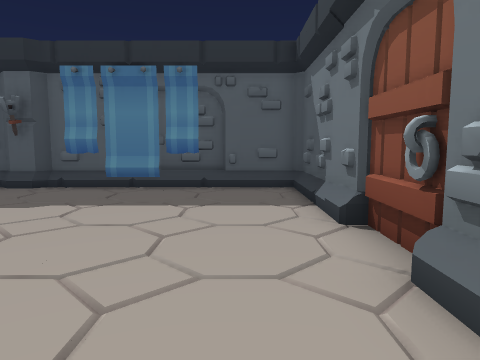
View 1 (above)

24 first-person views from a walk through a scene from a Unity 3-D project. The camera is 1.2 m above the floor, tilts 6° down and sees 70° across. The floor is counted in squares, 1 m on a side. Each view is taken from the middle of a square. On the plan, view 1 faces up. The plan holds only what a view shows up to about 14 squares ahead; the rest is blank. The player is left out. Some animated figures are not drawn.

View 2
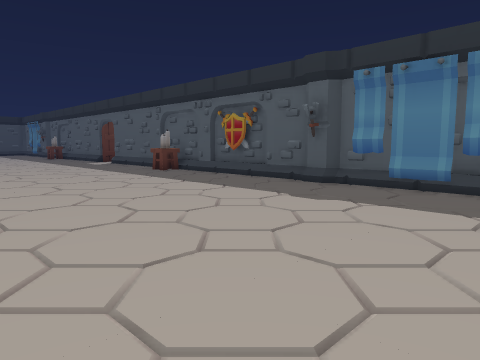

View 3
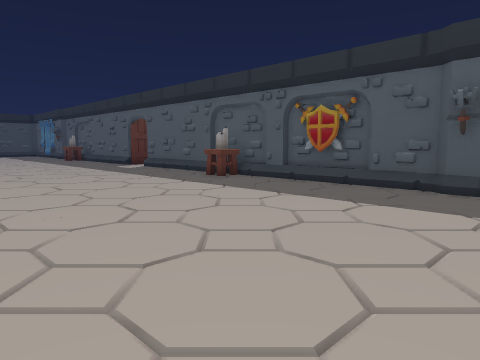

View 4
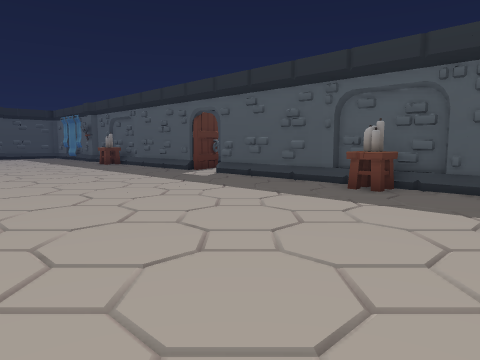

View 5
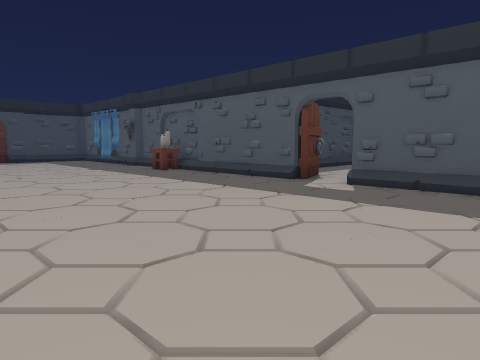

View 6
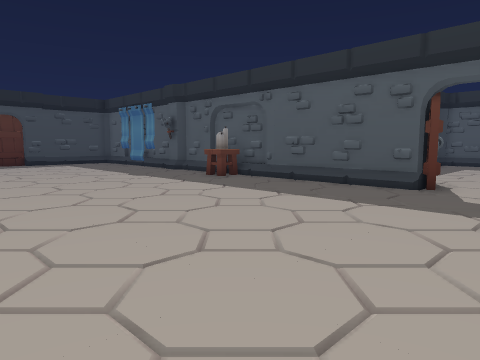

View 7
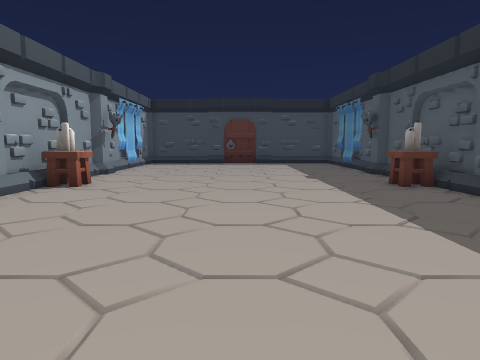

View 8
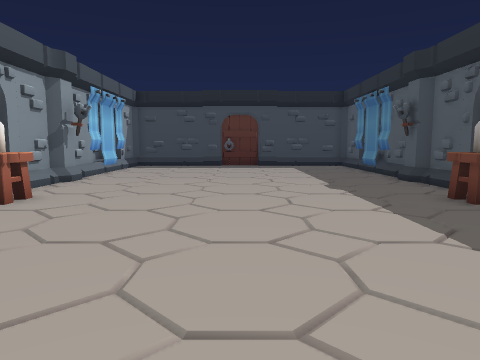

View 9
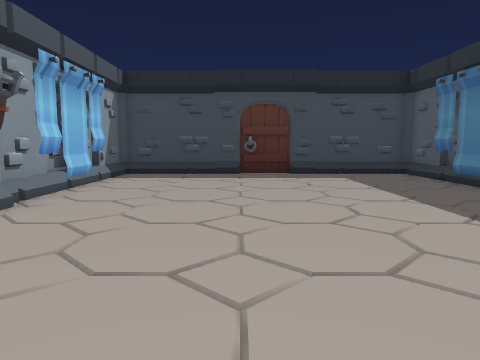

View 10
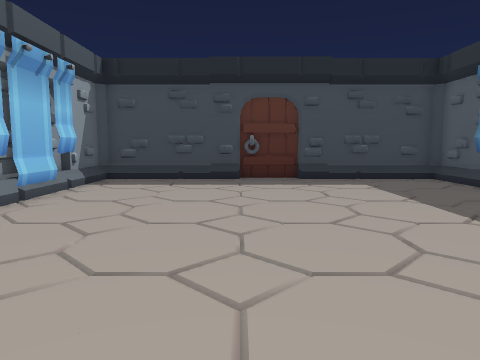

View 11
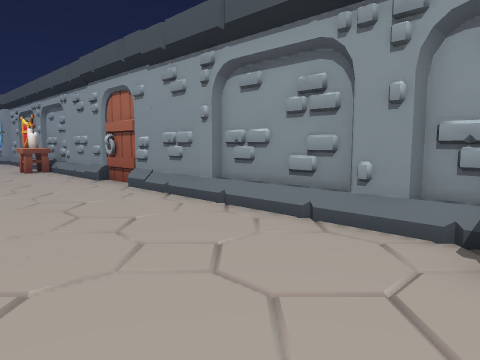

View 12
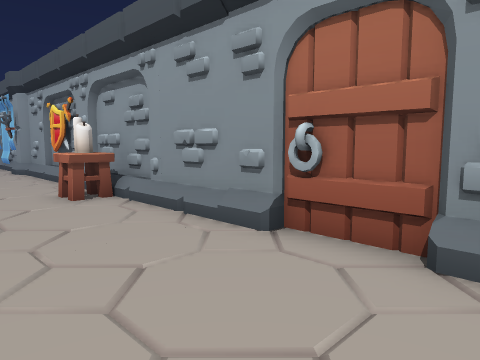

View 13
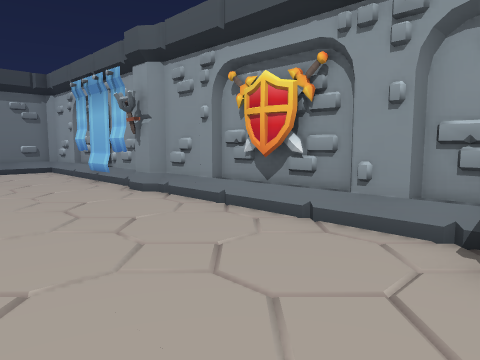

View 14
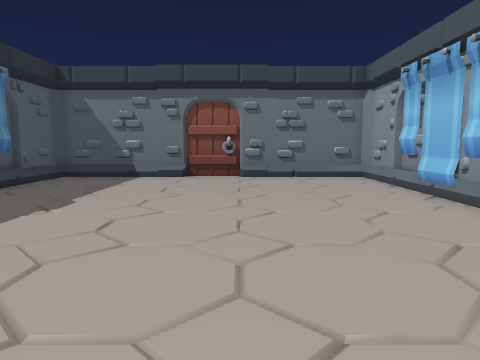

View 15
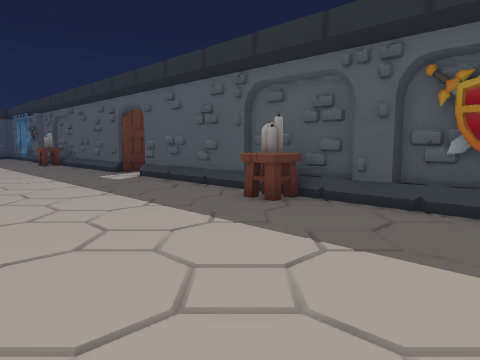

View 16
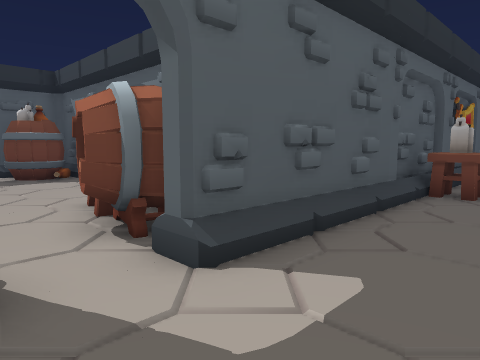

View 17
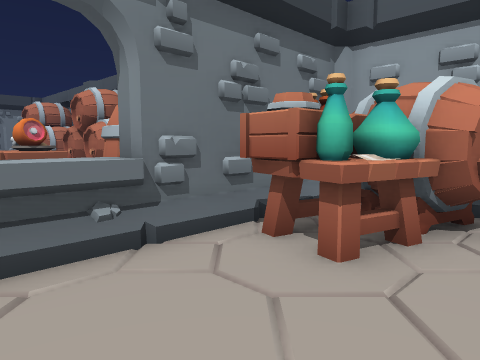

View 18
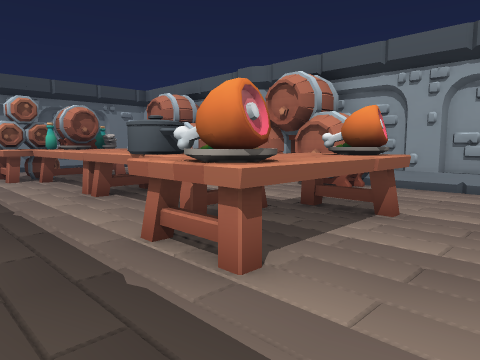

View 19
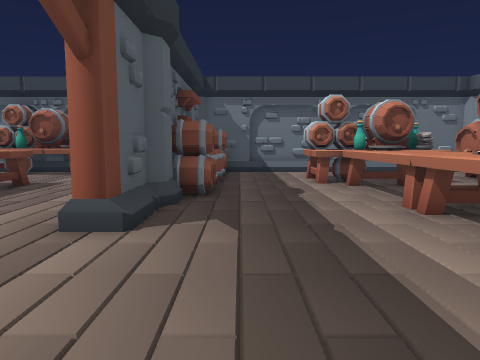

View 20
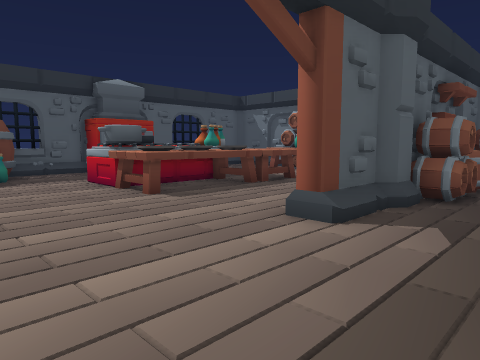

View 21
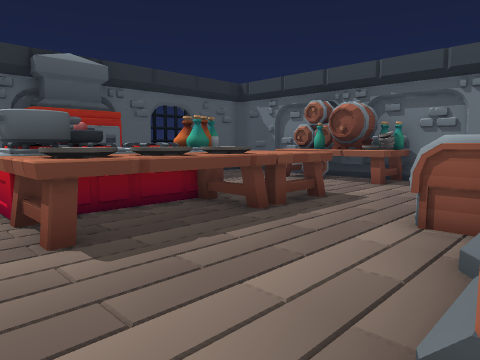

View 22
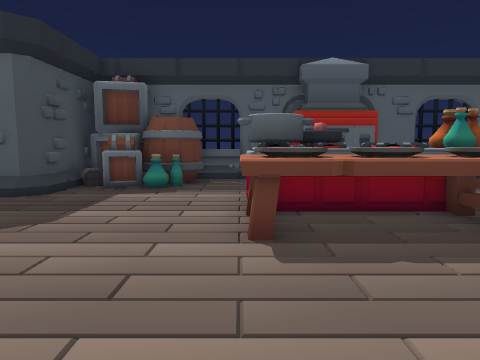

View 23
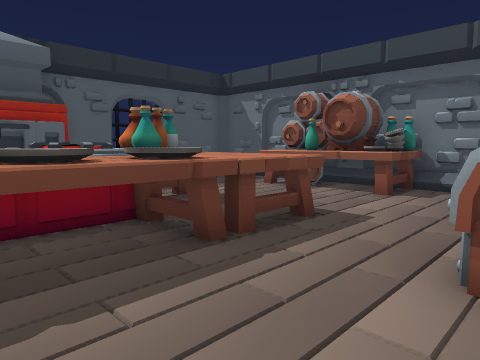

View 24
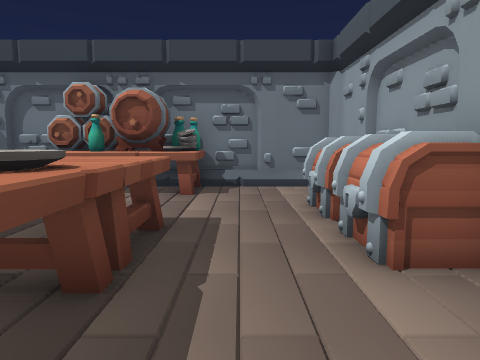

### Floor plan
Key: @ floor where view 1 was taken; # wall or solid block; . floor; ^ raised ledge; O other object.
Columns run from 42 left of view 1 to 2 right of it. Each row starts with its distance up from view 1.
 34                               O ### O ######
 33                             #OO O..OOO      #
 32                             #OOOO..      .. #
 31                             #OOO..     .....#
 30                             #....O  OOOO..OO#
 29                             .....OOOOOOO..OO#
 28                              ....OOOOOOO..OO#
 27                              ....OOOOOOO..OO#
 26                               ...OOOOOOO..OO#
 25                               ..............#
 24                               .......OO.O...#
 23                               ......OOOOOO..#
 22                       ###    .....#O###OO####
 21                       OO#    ........OOOOOOO
 20                      .OO#  . ...............
 19                      ...    ................
 18                      ...   ..OOO.......OOO..
 17                     ....   ..OOOOOOOOOOOOO.
 16                      ...^   .OOO  O OO OO
 15                   ......#   .OOO   OOOOOO
 14                   ....OO# OO.OOO.      OOO
 13                    ..OOO#    .....     ..
 12                    ..OO #    ..OO#OO  OOOO.
 11         O          #.OO #    ..OO#OOO OOOO..
 10 ####O###O###########.################O#O#####
  9 #.......O...OO..............OO......O.......#
  8 #...........................................#
  7 #...........................................#
  6 #...........................................#
  5 #...........................................#
  4 #...........................................#
  3 #...........................................#
  2 #...........................................#
  1 #...........................................#
  0 #.........................................@.#
 -1 #.......O...OO..............OO......O.......#
 -2 ####O##OOO#########################OOO#O#####
 -3         O                           O

Positions as (right, up) in squares from view 1, and headings:
1: (0, 0), facing up
2: (0, 0), facing up-left
3: (-4, 0), facing up-left
4: (-10, 0), facing up-left
5: (-16, 0), facing up-left
6: (-20, 0), facing up-left
7: (-20, 4), facing left
8: (-23, 4), facing left
9: (-28, 3), facing left
10: (-30, 3), facing left
11: (-30, 3), facing down-right
12: (-22, 2), facing down-right
13: (-14, 3), facing down-right
14: (-11, 3), facing right
15: (-9, 3), facing up-left
16: (-23, 7), facing up-right
17: (-22, 17), facing down-right
18: (-15, 20), facing down-right
19: (-13, 20), facing right
20: (-13, 19), facing up-right
21: (-10, 22), facing up-right
22: (-9, 22), facing up
23: (-8, 23), facing up-right
24: (-8, 25), facing right
